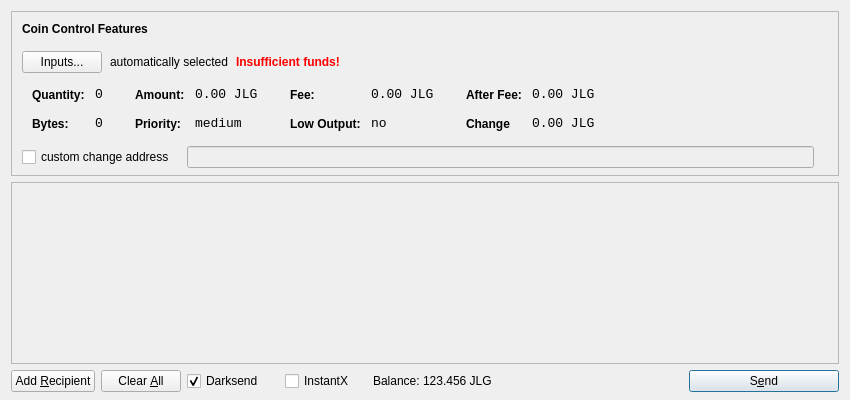
<?xml version="1.0" encoding="UTF-8"?>
<ui version="4.0">
 <class>SendCoinsDialog</class>
 <widget class="QDialog" name="SendCoinsDialog">
  <property name="geometry">
   <rect>
    <x>0</x>
    <y>0</y>
    <width>850</width>
    <height>400</height>
   </rect>
  </property>
  <property name="windowTitle">
   <string>Send Coins</string>
  </property>
  <layout class="QVBoxLayout" name="verticalLayout" stretch="0,1,0">
   <property name="bottomMargin">
    <number>8</number>
   </property>
   <item>
    <widget class="QFrame" name="frameCoinControl">
     <property name="sizePolicy">
      <sizepolicy hsizetype="Expanding" vsizetype="Expanding">
       <horstretch>0</horstretch>
       <verstretch>0</verstretch>
      </sizepolicy>
     </property>
     <property name="maximumSize">
      <size>
       <width>16777215</width>
       <height>16777215</height>
      </size>
     </property>
     <property name="frameShape">
      <enum>QFrame::StyledPanel</enum>
     </property>
     <property name="frameShadow">
      <enum>QFrame::Sunken</enum>
     </property>
     <layout class="QVBoxLayout" name="verticalLayoutCoinControl2">
      <property name="spacing">
       <number>-1</number>
      </property>
      <property name="leftMargin">
       <number>0</number>
      </property>
      <property name="topMargin">
       <number>0</number>
      </property>
      <property name="rightMargin">
       <number>0</number>
      </property>
      <property name="bottomMargin">
       <number>6</number>
      </property>
      <item>
       <layout class="QVBoxLayout" name="verticalLayoutCoinControl" stretch="0,0,0,0,1">
        <property name="spacing">
         <number>0</number>
        </property>
        <property name="leftMargin">
         <number>10</number>
        </property>
        <property name="topMargin">
         <number>10</number>
        </property>
        <item>
         <layout class="QHBoxLayout" name="horizontalLayoutCoinControl1">
          <property name="bottomMargin">
           <number>15</number>
          </property>
          <item>
           <widget class="QLabel" name="labelCoinControlFeatures">
            <property name="sizePolicy">
             <sizepolicy hsizetype="Preferred" vsizetype="Maximum">
              <horstretch>0</horstretch>
              <verstretch>0</verstretch>
             </sizepolicy>
            </property>
            <property name="font">
             <font>
              <weight>75</weight>
              <bold>true</bold>
             </font>
            </property>
            <property name="styleSheet">
             <string notr="true">font-weight:bold;</string>
            </property>
            <property name="text">
             <string>Coin Control Features</string>
            </property>
           </widget>
          </item>
         </layout>
        </item>
        <item>
         <layout class="QHBoxLayout" name="horizontalLayoutCoinControl2" stretch="0,0,0,0">
          <property name="spacing">
           <number>8</number>
          </property>
          <property name="bottomMargin">
           <number>10</number>
          </property>
          <item>
           <widget class="QPushButton" name="pushButtonCoinControl">
            <property name="styleSheet">
             <string notr="true"/>
            </property>
            <property name="text">
             <string>Inputs...</string>
            </property>
           </widget>
          </item>
          <item>
           <widget class="QLabel" name="labelCoinControlAutomaticallySelected">
            <property name="text">
             <string>automatically selected</string>
            </property>
            <property name="margin">
             <number>5</number>
            </property>
           </widget>
          </item>
          <item>
           <widget class="QLabel" name="labelCoinControlInsuffFunds">
            <property name="font">
             <font>
              <weight>75</weight>
              <bold>true</bold>
             </font>
            </property>
            <property name="styleSheet">
             <string notr="true">color:red;font-weight:bold;</string>
            </property>
            <property name="text">
             <string>Insufficient funds!</string>
            </property>
            <property name="margin">
             <number>5</number>
            </property>
           </widget>
          </item>
          <item>
           <spacer name="horizontalSpacerCoinControl">
            <property name="orientation">
             <enum>Qt::Horizontal</enum>
            </property>
            <property name="sizeHint" stdset="0">
             <size>
              <width>40</width>
              <height>1</height>
             </size>
            </property>
           </spacer>
          </item>
         </layout>
        </item>
        <item>
         <widget class="QWidget" name="widgetCoinControl" native="true">
          <property name="sizePolicy">
           <sizepolicy hsizetype="Preferred" vsizetype="Preferred">
            <horstretch>0</horstretch>
            <verstretch>0</verstretch>
           </sizepolicy>
          </property>
          <property name="minimumSize">
           <size>
            <width>0</width>
            <height>0</height>
           </size>
          </property>
          <property name="styleSheet">
           <string notr="true"/>
          </property>
          <layout class="QHBoxLayout" name="horizontalLayoutCoinControl5">
           <property name="margin">
            <number>0</number>
           </property>
           <item>
            <layout class="QHBoxLayout" name="horizontalLayoutCoinControl3" stretch="0,0,0,1">
             <property name="spacing">
              <number>20</number>
             </property>
             <property name="topMargin">
              <number>0</number>
             </property>
             <property name="bottomMargin">
              <number>10</number>
             </property>
             <item>
              <layout class="QFormLayout" name="formLayoutCoinControl1">
               <property name="horizontalSpacing">
                <number>10</number>
               </property>
               <property name="verticalSpacing">
                <number>14</number>
               </property>
               <property name="leftMargin">
                <number>10</number>
               </property>
               <property name="topMargin">
                <number>4</number>
               </property>
               <property name="rightMargin">
                <number>6</number>
               </property>
               <item row="0" column="0">
                <widget class="QLabel" name="labelCoinControlQuantityText">
                 <property name="styleSheet">
                  <string notr="true">font-weight:bold;</string>
                 </property>
                 <property name="text">
                  <string>Quantity:</string>
                 </property>
                 <property name="margin">
                  <number>0</number>
                 </property>
                </widget>
               </item>
               <item row="0" column="1">
                <widget class="QLabel" name="labelCoinControlQuantity">
                 <property name="font">
                  <font>
                   <family>Monospace</family>
                   <pointsize>10</pointsize>
                  </font>
                 </property>
                 <property name="cursor">
                  <cursorShape>IBeamCursor</cursorShape>
                 </property>
                 <property name="contextMenuPolicy">
                  <enum>Qt::ActionsContextMenu</enum>
                 </property>
                 <property name="text">
                  <string>0</string>
                 </property>
                 <property name="margin">
                  <number>0</number>
                 </property>
                 <property name="textInteractionFlags">
                  <set>Qt::LinksAccessibleByMouse|Qt::TextSelectableByKeyboard|Qt::TextSelectableByMouse</set>
                 </property>
                </widget>
               </item>
               <item row="1" column="0">
                <widget class="QLabel" name="labelCoinControlBytesText">
                 <property name="styleSheet">
                  <string notr="true">font-weight:bold;</string>
                 </property>
                 <property name="text">
                  <string>Bytes:</string>
                 </property>
                </widget>
               </item>
               <item row="1" column="1">
                <widget class="QLabel" name="labelCoinControlBytes">
                 <property name="font">
                  <font>
                   <family>Monospace</family>
                   <pointsize>10</pointsize>
                  </font>
                 </property>
                 <property name="cursor">
                  <cursorShape>IBeamCursor</cursorShape>
                 </property>
                 <property name="contextMenuPolicy">
                  <enum>Qt::ActionsContextMenu</enum>
                 </property>
                 <property name="text">
                  <string>0</string>
                 </property>
                 <property name="textInteractionFlags">
                  <set>Qt::LinksAccessibleByMouse|Qt::TextSelectableByKeyboard|Qt::TextSelectableByMouse</set>
                 </property>
                </widget>
               </item>
              </layout>
             </item>
             <item>
              <layout class="QFormLayout" name="formLayoutCoinControl2">
               <property name="horizontalSpacing">
                <number>10</number>
               </property>
               <property name="verticalSpacing">
                <number>14</number>
               </property>
               <property name="leftMargin">
                <number>6</number>
               </property>
               <property name="topMargin">
                <number>4</number>
               </property>
               <property name="rightMargin">
                <number>6</number>
               </property>
               <item row="0" column="0">
                <widget class="QLabel" name="labelCoinControlAmountText">
                 <property name="styleSheet">
                  <string notr="true">font-weight:bold;</string>
                 </property>
                 <property name="text">
                  <string>Amount:</string>
                 </property>
                 <property name="margin">
                  <number>0</number>
                 </property>
                </widget>
               </item>
               <item row="0" column="1">
                <widget class="QLabel" name="labelCoinControlAmount">
                 <property name="font">
                  <font>
                   <family>Monospace</family>
                   <pointsize>10</pointsize>
                  </font>
                 </property>
                 <property name="cursor">
                  <cursorShape>IBeamCursor</cursorShape>
                 </property>
                 <property name="contextMenuPolicy">
                  <enum>Qt::ActionsContextMenu</enum>
                 </property>
                 <property name="text">
                  <string>0.00 JLG</string>
                 </property>
                 <property name="textInteractionFlags">
                  <set>Qt::LinksAccessibleByMouse|Qt::TextSelectableByKeyboard|Qt::TextSelectableByMouse</set>
                 </property>
                </widget>
               </item>
               <item row="1" column="0">
                <widget class="QLabel" name="labelCoinControlPriorityText">
                 <property name="styleSheet">
                  <string notr="true">font-weight:bold;</string>
                 </property>
                 <property name="text">
                  <string>Priority:</string>
                 </property>
                </widget>
               </item>
               <item row="1" column="1">
                <widget class="QLabel" name="labelCoinControlPriority">
                 <property name="font">
                  <font>
                   <family>Monospace</family>
                   <pointsize>10</pointsize>
                  </font>
                 </property>
                 <property name="cursor">
                  <cursorShape>IBeamCursor</cursorShape>
                 </property>
                 <property name="contextMenuPolicy">
                  <enum>Qt::ActionsContextMenu</enum>
                 </property>
                 <property name="text">
                  <string>medium</string>
                 </property>
                 <property name="textInteractionFlags">
                  <set>Qt::LinksAccessibleByMouse|Qt::TextSelectableByKeyboard|Qt::TextSelectableByMouse</set>
                 </property>
                </widget>
               </item>
              </layout>
             </item>
             <item>
              <layout class="QFormLayout" name="formLayoutCoinControl3">
               <property name="horizontalSpacing">
                <number>10</number>
               </property>
               <property name="verticalSpacing">
                <number>14</number>
               </property>
               <property name="leftMargin">
                <number>6</number>
               </property>
               <property name="topMargin">
                <number>4</number>
               </property>
               <property name="rightMargin">
                <number>6</number>
               </property>
               <item row="0" column="0">
                <widget class="QLabel" name="labelCoinControlFeeText">
                 <property name="styleSheet">
                  <string notr="true">font-weight:bold;</string>
                 </property>
                 <property name="text">
                  <string>Fee:</string>
                 </property>
                 <property name="margin">
                  <number>0</number>
                 </property>
                </widget>
               </item>
               <item row="0" column="1">
                <widget class="QLabel" name="labelCoinControlFee">
                 <property name="font">
                  <font>
                   <family>Monospace</family>
                   <pointsize>10</pointsize>
                  </font>
                 </property>
                 <property name="cursor">
                  <cursorShape>IBeamCursor</cursorShape>
                 </property>
                 <property name="contextMenuPolicy">
                  <enum>Qt::ActionsContextMenu</enum>
                 </property>
                 <property name="text">
                  <string>0.00 JLG</string>
                 </property>
                 <property name="textInteractionFlags">
                  <set>Qt::LinksAccessibleByMouse|Qt::TextSelectableByKeyboard|Qt::TextSelectableByMouse</set>
                 </property>
                </widget>
               </item>
               <item row="1" column="0">
                <widget class="QLabel" name="labelCoinControlLowOutputText">
                 <property name="styleSheet">
                  <string notr="true">font-weight:bold;</string>
                 </property>
                 <property name="text">
                  <string>Low Output:</string>
                 </property>
                </widget>
               </item>
               <item row="1" column="1">
                <widget class="QLabel" name="labelCoinControlLowOutput">
                 <property name="font">
                  <font>
                   <family>Monospace</family>
                   <pointsize>10</pointsize>
                  </font>
                 </property>
                 <property name="cursor">
                  <cursorShape>IBeamCursor</cursorShape>
                 </property>
                 <property name="contextMenuPolicy">
                  <enum>Qt::ActionsContextMenu</enum>
                 </property>
                 <property name="text">
                  <string>no</string>
                 </property>
                 <property name="textInteractionFlags">
                  <set>Qt::LinksAccessibleByMouse|Qt::TextSelectableByKeyboard|Qt::TextSelectableByMouse</set>
                 </property>
                </widget>
               </item>
              </layout>
             </item>
             <item>
              <layout class="QFormLayout" name="formLayoutCoinControl4">
               <property name="horizontalSpacing">
                <number>10</number>
               </property>
               <property name="verticalSpacing">
                <number>14</number>
               </property>
               <property name="leftMargin">
                <number>6</number>
               </property>
               <property name="topMargin">
                <number>4</number>
               </property>
               <property name="rightMargin">
                <number>6</number>
               </property>
               <item row="0" column="0">
                <widget class="QLabel" name="labelCoinControlAfterFeeText">
                 <property name="styleSheet">
                  <string notr="true">font-weight:bold;</string>
                 </property>
                 <property name="text">
                  <string>After Fee:</string>
                 </property>
                 <property name="margin">
                  <number>0</number>
                 </property>
                </widget>
               </item>
               <item row="0" column="1">
                <widget class="QLabel" name="labelCoinControlAfterFee">
                 <property name="font">
                  <font>
                   <family>Monospace</family>
                   <pointsize>10</pointsize>
                  </font>
                 </property>
                 <property name="cursor">
                  <cursorShape>IBeamCursor</cursorShape>
                 </property>
                 <property name="contextMenuPolicy">
                  <enum>Qt::ActionsContextMenu</enum>
                 </property>
                 <property name="text">
                  <string>0.00 JLG</string>
                 </property>
                 <property name="textInteractionFlags">
                  <set>Qt::LinksAccessibleByMouse|Qt::TextSelectableByKeyboard|Qt::TextSelectableByMouse</set>
                 </property>
                </widget>
               </item>
               <item row="1" column="0">
                <widget class="QLabel" name="labelCoinControlChangeText">
                 <property name="styleSheet">
                  <string notr="true">font-weight:bold;</string>
                 </property>
                 <property name="text">
                  <string>Change</string>
                 </property>
                </widget>
               </item>
               <item row="1" column="1">
                <widget class="QLabel" name="labelCoinControlChange">
                 <property name="font">
                  <font>
                   <family>Monospace</family>
                   <pointsize>10</pointsize>
                  </font>
                 </property>
                 <property name="cursor">
                  <cursorShape>IBeamCursor</cursorShape>
                 </property>
                 <property name="contextMenuPolicy">
                  <enum>Qt::ActionsContextMenu</enum>
                 </property>
                 <property name="text">
                  <string>0.00 JLG</string>
                 </property>
                 <property name="textInteractionFlags">
                  <set>Qt::LinksAccessibleByMouse|Qt::TextSelectableByKeyboard|Qt::TextSelectableByMouse</set>
                 </property>
                </widget>
               </item>
              </layout>
             </item>
            </layout>
           </item>
          </layout>
         </widget>
        </item>
        <item>
         <layout class="QHBoxLayout" name="horizontalLayoutCoinControl4" stretch="0,0,0">
          <property name="spacing">
           <number>12</number>
          </property>
          <property name="sizeConstraint">
           <enum>QLayout::SetDefaultConstraint</enum>
          </property>
          <property name="topMargin">
           <number>5</number>
          </property>
          <property name="rightMargin">
           <number>5</number>
          </property>
          <item>
           <widget class="QCheckBox" name="checkBoxCoinControlChange">
            <property name="text">
             <string>custom change address</string>
            </property>
           </widget>
          </item>
          <item>
           <widget class="QLineEdit" name="lineEditCoinControlChange">
            <property name="enabled">
             <bool>false</bool>
            </property>
            <property name="sizePolicy">
             <sizepolicy hsizetype="Expanding" vsizetype="Fixed">
              <horstretch>0</horstretch>
              <verstretch>0</verstretch>
             </sizepolicy>
            </property>
           </widget>
          </item>
          <item>
           <widget class="QLabel" name="labelCoinControlChangeLabel">
            <property name="sizePolicy">
             <sizepolicy hsizetype="Preferred" vsizetype="Expanding">
              <horstretch>0</horstretch>
              <verstretch>0</verstretch>
             </sizepolicy>
            </property>
            <property name="minimumSize">
             <size>
              <width>0</width>
              <height>0</height>
             </size>
            </property>
            <property name="text">
             <string/>
            </property>
            <property name="margin">
             <number>3</number>
            </property>
           </widget>
          </item>
         </layout>
        </item>
        <item>
         <spacer name="verticalSpacerCoinControl">
          <property name="orientation">
           <enum>Qt::Vertical</enum>
          </property>
          <property name="sizeHint" stdset="0">
           <size>
            <width>800</width>
            <height>1</height>
           </size>
          </property>
         </spacer>
        </item>
       </layout>
      </item>
     </layout>
    </widget>
   </item>
   <item>
    <widget class="QScrollArea" name="scrollArea">
     <property name="widgetResizable">
      <bool>true</bool>
     </property>
     <widget class="QWidget" name="scrollAreaWidgetContents">
      <property name="geometry">
       <rect>
        <x>0</x>
        <y>0</y>
        <width>830</width>
        <height>165</height>
       </rect>
      </property>
      <layout class="QVBoxLayout" name="verticalLayout_2">
       <property name="margin">
        <number>0</number>
       </property>
       <item>
        <layout class="QVBoxLayout" name="entries">
         <property name="spacing">
          <number>6</number>
         </property>
        </layout>
       </item>
       <item>
        <spacer name="verticalSpacer">
         <property name="orientation">
          <enum>Qt::Vertical</enum>
         </property>
         <property name="sizeHint" stdset="0">
          <size>
           <width>20</width>
           <height>40</height>
          </size>
         </property>
        </spacer>
       </item>
      </layout>
     </widget>
    </widget>
   </item>
   <item>
    <layout class="QHBoxLayout" name="horizontalLayout">
     <item>
      <widget class="QPushButton" name="addButton">
       <property name="toolTip">
        <string>Send to multiple recipients at once</string>
       </property>
       <property name="text">
        <string>Add &amp;Recipient</string>
       </property>
       <property name="autoDefault">
        <bool>false</bool>
       </property>
      </widget>
     </item>
     <item>
      <widget class="QPushButton" name="clearButton">
       <property name="sizePolicy">
        <sizepolicy hsizetype="Minimum" vsizetype="Fixed">
         <horstretch>0</horstretch>
         <verstretch>0</verstretch>
        </sizepolicy>
       </property>
       <property name="toolTip">
        <string>Remove all transaction fields</string>
       </property>
       <property name="text">
        <string>Clear &amp;All</string>
       </property>
       <property name="autoRepeatDelay">
        <number>300</number>
       </property>
       <property name="autoDefault">
        <bool>false</bool>
       </property>
      </widget>
     </item>
     <item>
      <layout class="QHBoxLayout" name="horizontalLayout_2">
       <property name="spacing">
        <number>3</number>
       </property>
        <item>
        <widget class="QCheckBox" name="checkUseDarksend">
         <property name="minimumSize">
          <size>
           <width>95</width>
           <height>0</height>
          </size>
         </property>
         <property name="text">
          <string>Darksend</string>
         </property>
         <property name="checked">
          <bool>true</bool>
         </property>
        </widget>
       </item>
       <item>
        <widget class="QCheckBox" name="checkInstantX">
         <property name="enabled">
          <bool>true</bool>
         </property>
         <property name="minimumSize">
          <size>
           <width>85</width>
           <height>0</height>
          </size>
         </property>
         <property name="text">
          <string>InstantX</string>
         </property>
        </widget>
       </item>
       <item>
        <widget class="QLabel" name="label">
         <property name="sizePolicy">
          <sizepolicy hsizetype="Preferred" vsizetype="Fixed">
           <horstretch>0</horstretch>
           <verstretch>0</verstretch>
          </sizepolicy>
         </property>
         <property name="text">
          <string>Balance:</string>
         </property>
        </widget>
       </item>
       <item>
        <widget class="QLabel" name="labelBalance">
         <property name="sizePolicy">
          <sizepolicy hsizetype="Preferred" vsizetype="Fixed">
           <horstretch>0</horstretch>
           <verstretch>0</verstretch>
          </sizepolicy>
         </property>
         <property name="cursor">
          <cursorShape>IBeamCursor</cursorShape>
         </property>
         <property name="text">
          <string>123.456 JLG</string>
         </property>
         <property name="textInteractionFlags">
          <set>Qt::LinksAccessibleByMouse|Qt::TextSelectableByKeyboard|Qt::TextSelectableByMouse</set>
         </property>
        </widget>
       </item>
      </layout>
     </item>
     <item>
      <spacer name="horizontalSpacer">
       <property name="orientation">
        <enum>Qt::Horizontal</enum>
       </property>
       <property name="sizeHint" stdset="0">
        <size>
         <width>40</width>
         <height>20</height>
        </size>
       </property>
      </spacer>
     </item>
     <item>
      <widget class="QPushButton" name="sendButton">
       <property name="minimumSize">
        <size>
         <width>150</width>
         <height>0</height>
        </size>
       </property>
       <property name="toolTip">
        <string>Confirm the send action</string>
       </property>
       <property name="text">
        <string>S&amp;end</string>
       </property>
       <property name="icon">
        <iconset resource="../bitcoin.qrc">
         <normaloff>:/icons/send</normaloff>:/icons/send</iconset>
       </property>
       <property name="default">
        <bool>true</bool>
       </property>
      </widget>
     </item>
    </layout>
   </item>
  </layout>
 </widget>
 <resources>
  <include location="../bitcoin.qrc"/>
 </resources>
 <connections/>
</ui>
